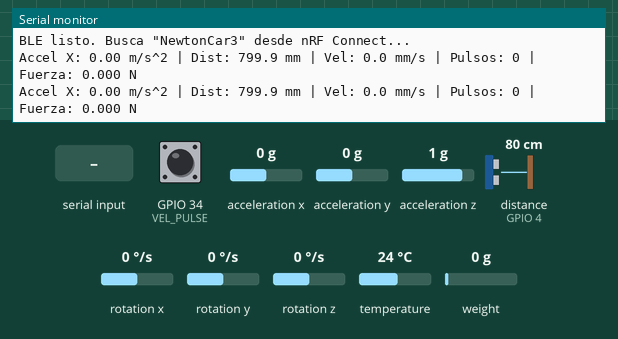
Recording of a sketch running on a simulated ESP32. Parts: the last lines printed to the serial monitor. Wiring (inferred from the names in the program): ultrasonic range finder: trigger GPIO 2; echo GPIO 4. Inputs (shaded band) come from the test bench; at power-on: acceleration x 0 g, distance to the obstacle (sensor on GPIO 4) 80 cm, weight on the scale 0 g, GPIO 34 (VEL_PULSE) LOW, acceleration y 0 g, acceleration z 1 g, rotation x 0 °/s, rotation y 0 °/s, rotation z 0 °/s, temperature 24 °C. The echo pulse lasts 58.3 µs per cm; EEPROM starts erased; nothing arrives over Bluetooth unless stated; a phone connects over Bluetooth LE 3 s after start.

Above: at 3.2 s.
3.3 s: "c,45\n" received over Serial
6.5 s: "c90\n" received over Serial
At 8.0 s:
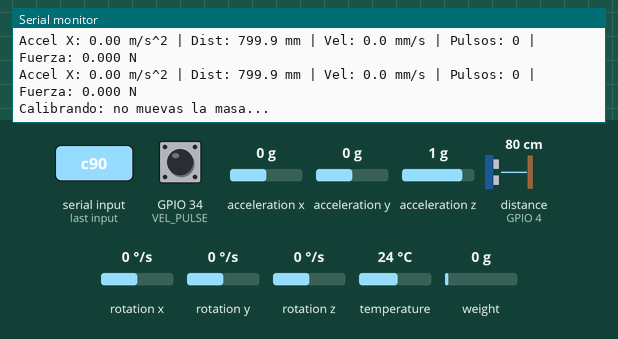
9.8 s: acceleration x set to -1.4 g
At 10.7 s:
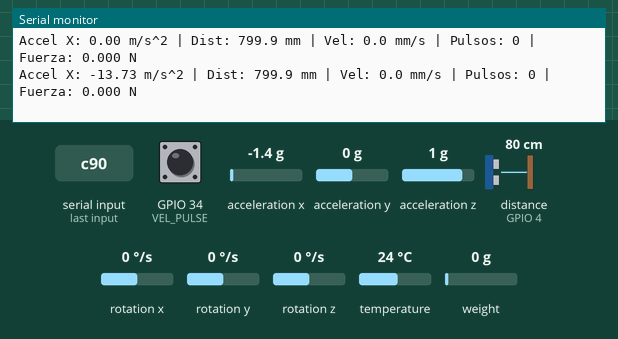
11.3 s: distance to the obstacle (sensor on GPIO 4) set to 2 cm
At 11.8 s:
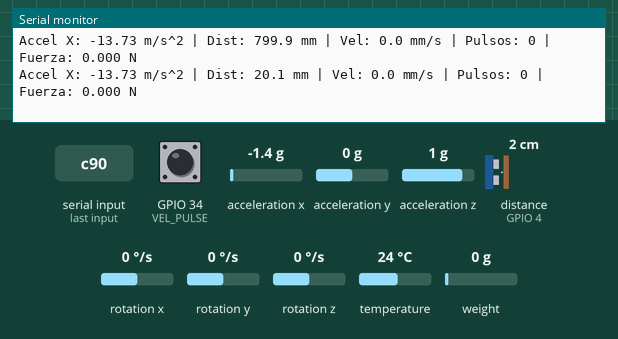
12.8 s: weight on the scale set to 100 g
At 12.8 s:
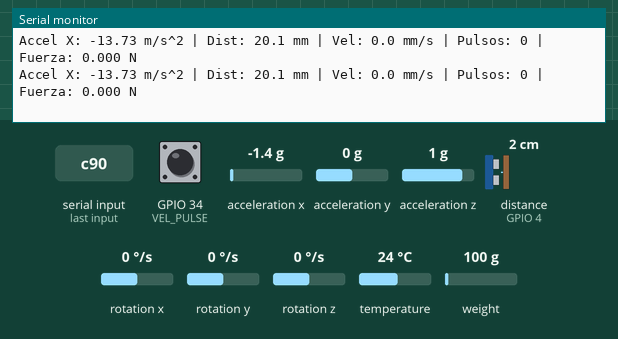
14.3 s: GPIO 34 (VEL_PULSE) pulled HIGH for 0.7 s
At 15.0 s:
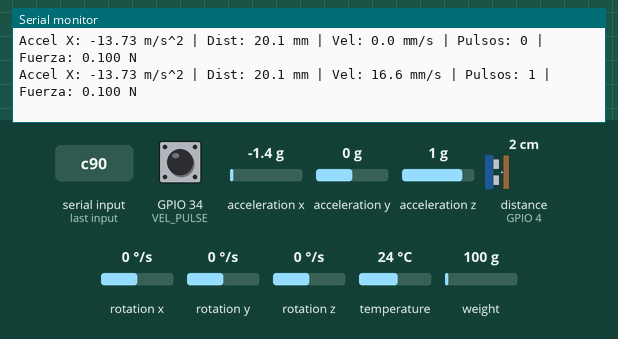

Measured:
- after the input at 6.5 s, the serial monitor: prints a new line after 0.40 s (image 1)
- after the input at 9.8 s, the serial monitor: prints a new line after 0.43 s (image 2)
- after the input at 11.3 s, the serial monitor: prints a new line after 0.14 s (image 3)
- after the input at 14.3 s, the serial monitor: prints a new line after 0.17 s (image 5)

The sketch:

NewtonCart_MPU_HCSR04_HC020K_HX711_BLE.ino
```cpp
/*
  Newton-Cart - Prueba 4: MPU6050 + HC-SR04 + HC-020K + HX711 -> BLE
  ------------------------------------------------------
  Agrega la celda de carga (TAL220 de 10 kg + modulo HX711) a la prueba
  anterior. Los cuatro valores se envian por BLE dentro del servicio de la
  tesis (Tablas 6 y 7, seccion 3.2.2):

    Servicio "Location & Navigation": 00001819-0000-1000-8000-00805f9b34fb
    Caracteristica "Distancia":       00002713-0000-1000-8000-00805f9b34fb  [mm]
    Caracteristica "Fuerza":          00002714-0000-1000-8000-00805f9b34fb  [N]
    Caracteristica "Velocidad":       00002715-0000-1000-8000-00805f9b34fb  [mm/s]
    Caracteristica "Aceleracion":     00002716-0000-1000-8000-00805f9b34fb  [m/s^2, eje X]

  Pines en el PCB (Tabla 5):
    GY-521 / MPU6050 (J6): SDA = GPIO15, SCL = GPIO13
    HC-SR04 (J8):          TRIG = GPIO2, ECHO = GPIO4 (ECHO pasa por el divisor de voltaje)
    HC-020K (J9):          OUT = GPIO34 (pasa por el divisor; GPIO34 es solo de entrada)
    HX711 (J7):            DT = GPIO18, SCK = GPIO19 (la celda va en J10)

  Libreria nueva: "HX711 Arduino Library" de Bogdan Necula (Gestor de librerias).

  Celda de carga:
    - Al encender se hace la tara automatica: no debe haber nada colgado ni
      tocando la celda.
    - El factor de calibracion (cuentas del HX711 por newton) se guarda en la
      memoria de cada placa: sobrevive reinicios y nuevas subidas de codigo.
      Sin calibrar se usa un factor estimado de las hojas de datos (+-15 %,
      y el signo puede salir invertido).

  Comandos desde el monitor serial (115200 baudios):
    t            Tara: pone la fuerza en cero en la posicion actual.
    c <gramos>   Calibra con una masa conocida colgada de la celda. Ej: c 500

  Calibracion (equivale a la seccion 2.5.1 de la tesis):
    1. Sosten el carrito vertical, con la celda hacia abajo y sin nada colgado. Envia: t
    2. Cuelga la masa conocida del tornillo de la celda. Cuando deje de
       oscilar, envia: c <gramos>
    3. Regresa el carrito a horizontal y envia t otra vez.
*/

#include <Wire.h>
#include <Adafruit_MPU6050.h>
#include <Adafruit_Sensor.h>
#include <HX711.h>
#include <Preferences.h>

#include <BLEDevice.h>
#include <BLEServer.h>
#include <BLEUtils.h>
#include <BLE2902.h>

// ---------- Configuracion por placa ----------
#define NOMBRE_BLE "NewtonCar3"   // Cambiar a NewtonCar2 / NewtonCar3 en cada placa

// ---------- Pines (Tabla 5 de la tesis) ----------
#define MPU_SDA   15
#define MPU_SCL   13
#define US_TRIG    2
#define US_ECHO    4
#define VEL_PULSE 34
#define LC_DT     18
#define LC_SCK    19

// ---------- UUIDs (Tablas 6 y 7 de la tesis) ----------
#define SERVICE_UUID      "00001819-0000-1000-8000-00805f9b34fb"
#define UUID_DISTANCIA    "00002713-0000-1000-8000-00805f9b34fb"
#define UUID_FUERZA       "00002714-0000-1000-8000-00805f9b34fb"
#define UUID_VELOCIDAD    "00002715-0000-1000-8000-00805f9b34fb"
#define UUID_ACELERACION  "00002716-0000-1000-8000-00805f9b34fb"

// ---------- Parametros generales ----------
#define PERIODO_MS        500      // Entre lecturas. No bajar de ~60 ms: el eco anterior debe apagarse
#define US_TIMEOUT_US     25000UL  // Espera maxima del eco (~4 m). Si se agota, no hubo eco
#define VEL_SONIDO_MM_US  0.343f   // 343 m/s (aire a ~20 C) = 0.343 mm/us

// ---------- Encoder (secciones 2.4 y 3.3.2 de la tesis) ----------
#define RANURAS_DISCO       20        // Ranuras del disco del encoder
#define DIAMETRO_LLANTA_MM  64.0f     // Llantas de espuma del eje trasero
#define VEL_MAX_MM_S        10000.0f  // Velocidad maxima creible (10 m/s); define el filtro de rebote

// Distancia recorrida por pulso: perimetro de la llanta / ranuras (~10.05 mm).
// Si calibras empujando el carrito una distancia conocida, reemplaza este valor.
constexpr float MM_POR_PULSO = PI * DIAMETRO_LLANTA_MM / RANURAS_DISCO;

// Tiempo minimo entre pulsos validos (~1005 us). Un pulso que llegue antes
// implicaria ir a mas de VEL_MAX_MM_S, asi que se descarta como rebote.
constexpr uint32_t MIN_INTERVALO_US = (uint32_t)(MM_POR_PULSO / VEL_MAX_MM_S * 1e6f);

// ---------- Celda de carga (secciones 2.5 y 2.5.1 de la tesis) ----------
#define GRAVEDAD          9.81f   // m/s^2 (valor de la tesis); si el laboratorio tiene el valor local medido, ponlo aqui
#define MUESTRAS_TARA     10      // Lecturas promediadas en la tara (~1 s a 10 lecturas/s)
#define MUESTRAS_CAL      20      // Lecturas promediadas al calibrar (~2 s)
#define CUENTAS_MINIMAS   1000    // Menos que esto al calibrar (~0.05 N) = no hay masa colgada

// Factor sin calibrar, en cuentas del HX711 por newton. La TAL220 entrega
// 1.0 mV/V a 10 kg y el HX711 (ganancia 128) mide +-0.5*Vexc/128 con +-2^23
// cuentas, asi que a plena carga marca 0.256 * 2^23 cuentas (~21890 por N).
constexpr float FACTOR_ESTIMADO = 0.256f * 8388608.0f / (10.0f * GRAVEDAD);

Adafruit_MPU6050 mpu;
HX711 balanza;
Preferences memoria;

BLEServer *pServer = nullptr;
BLECharacteristic *pCharDistancia = nullptr;
BLECharacteristic *pCharFuerza = nullptr;
BLECharacteristic *pCharVelocidad = nullptr;
BLECharacteristic *pCharAceleracion = nullptr;
volatile bool deviceConnected = false;

volatile uint32_t pulsosEncoder = 0;   // Pulsos validos contados desde el arranque

bool hx711Detectado = false;
float fuerzaN = 0.0f;                  // Ultima lectura de la celda, en N

class MyServerCallbacks : public BLEServerCallbacks {
  void onConnect(BLEServer *server) override {
    deviceConnected = true;
    Serial.println("Cliente BLE conectado.");
  }

  void onDisconnect(BLEServer *server) override {
    deviceConnected = false;
    Serial.println("Cliente BLE desconectado. Reanudando advertising...");
    delay(300);
    server->startAdvertising();
  }
};

// ---------- Encoder HC-020K ----------

// Interrupcion: se ejecuta en cada flanco de subida del HC-020K.
// Filtro de la tesis (seccion 2.4): descarta pulsos demasiado seguidos.
void IRAM_ATTR isrEncoder() {
  static uint32_t tUltimoUs = 0;
  uint32_t ahora = micros();
  if (ahora - tUltimoUs < MIN_INTERVALO_US) {
    return;
  }
  tUltimoUs = ahora;
  pulsosEncoder = pulsosEncoder + 1;
}

// Velocidad promedio desde la llamada anterior, en mm/s.
float leerVelocidadMMs() {
  static uint32_t pulsosPrevios = 0;
  static uint32_t tPrevioUs = 0;

  uint32_t pulsos = pulsosEncoder;    // Copia de 32 bits: lectura atomica en el ESP32
  uint32_t ahora = micros();

  uint32_t pulsosNuevos = pulsos - pulsosPrevios;
  uint32_t dtUs = ahora - tPrevioUs;  // Tiempo real, no se asume PERIODO_MS exacto

  pulsosPrevios = pulsos;
  tPrevioUs = ahora;

  if (dtUs == 0) {
    return 0.0f;
  }
  return pulsosNuevos * MM_POR_PULSO * 1e6f / dtUs;
}

// ---------- Ultrasonico HC-SR04 ----------

// Dispara el HC-SR04 y devuelve la distancia en mm, o -1 si no hubo eco.
float leerDistanciaMM() {
  digitalWrite(US_TRIG, LOW);
  delayMicroseconds(2);
  digitalWrite(US_TRIG, HIGH);
  delayMicroseconds(10);              // Pulso de disparo de 10 us (hoja de datos)
  digitalWrite(US_TRIG, LOW);

  unsigned long duracion = pulseIn(US_ECHO, HIGH, US_TIMEOUT_US);
  if (duracion == 0) {
    return -1.0f;
  }

  // Ecuacion 6 de la tesis: L = v_sonido * t / 2 (el pulso cubre ida y vuelta)
  return duracion * VEL_SONIDO_MM_US / 2.0f;
}

// ---------- Celda de carga + HX711 ----------

// Factor guardado en la memoria de la placa (0 si nunca se ha calibrado).
float cargarFactorGuardado() {
  memoria.begin("newtoncart", false);
  float factor = memoria.getFloat("lc_factor", 0.0f);
  memoria.end();
  return factor;
}

void guardarFactor(float factor) {
  memoria.begin("newtoncart", false);
  memoria.putFloat("lc_factor", factor);
  memoria.end();
}

// Pone la fuerza en cero en la posicion actual (descuenta el peso del
// tornillo, gancho o lo que este apoyado en la celda).
void hacerTara() {
  if (!hx711Detectado) {
    Serial.println("No se puede hacer la tara: no se detecta el HX711.");
    return;
  }
  Serial.println("Tara: no toques la celda...");
  balanza.tare(MUESTRAS_TARA);
  fuerzaN = 0.0f;
  Serial.println("Tara lista.");
}

// Calibra con una masa conocida colgada de la celda (seccion 2.5.1):
// factor = medicion cruda / peso de referencia.
void calibrar(float gramos) {
  if (!hx711Detectado) {
    Serial.println("No se puede calibrar: no se detecta el HX711.");
    return;
  }
  if (gramos <= 0.0f) {
    Serial.println("Indica la masa en gramos, por ejemplo: c 500");
    return;
  }

  Serial.println("Calibrando: no muevas la masa...");
  double cuentas = balanza.get_value(MUESTRAS_CAL);   // Promedio, ya sin la tara
  if (fabs(cuentas) < CUENTAS_MINIMAS) {
    Serial.println("No se detecto la masa. Haz la tara sin ella, cuelgala y repite.");
    return;
  }

  float pesoN = gramos / 1000.0f * GRAVEDAD;
  float factor = (float)(cuentas / pesoN);
  balanza.set_scale(factor);
  guardarFactor(factor);

  Serial.print("Factor de calibracion: ");
  Serial.print(factor, 1);
  Serial.println(" cuentas/N (guardado en la placa).");
  Serial.println("Regresa el carrito a horizontal y envia t para la tara.");
}

// Lee la fuerza sin bloquear: el HX711 entrega ~10 conversiones por segundo,
// asi que solo se lee cuando hay una lista; si no, se conserva la anterior.
float leerFuerzaN() {
  if (hx711Detectado && balanza.is_ready()) {
    fuerzaN = balanza.get_units(1);
  }
  return fuerzaN;
}

// ---------- Comandos por el monitor serial ----------

void imprimirAyuda() {
  Serial.println("Comandos: t = tara | c <gramos> = calibrar con masa conocida (ej: c 500)");
}

void procesarComandos() {
  if (!Serial.available()) {
    return;
  }
  String linea = Serial.readStringUntil('\n');
  linea.trim();
  linea.toLowerCase();
  if (linea.length() == 0) {
    return;
  }

  if (linea.charAt(0) == 't') {
    hacerTara();
  } else if (linea.charAt(0) == 'c') {
    calibrar(linea.substring(1).toFloat());
  } else {
    imprimirAyuda();
  }
}

// ---------- BLE ----------

// Crea una caracteristica de lectura + notificacion dentro del servicio.
BLECharacteristic *crearCaracteristica(BLEService *servicio, const char *uuid) {
  BLECharacteristic *c = servicio->createCharacteristic(
      uuid,
      BLECharacteristic::PROPERTY_READ | BLECharacteristic::PROPERTY_NOTIFY);
  c->addDescriptor(new BLE2902());
  c->setValue("0");
  return c;
}

void setup() {
  Serial.begin(115200);
  delay(1000);

  Serial.println();
  Serial.println("=== Newton-Cart: MPU6050 + HC-SR04 + HC-020K + HX711 -> BLE ===");

  // --- HC-SR04 ---
  pinMode(US_TRIG, OUTPUT);
  digitalWrite(US_TRIG, LOW);
  pinMode(US_ECHO, INPUT);

  // --- HC-020K ---
  // GPIO34 no tiene pull-up interno; el modulo maneja la linea por si solo.
  pinMode(VEL_PULSE, INPUT);
  attachInterrupt(digitalPinToInterrupt(VEL_PULSE), isrEncoder, RISING);
  Serial.print("Encoder: ");
  Serial.print(MM_POR_PULSO, 2);
  Serial.print(" mm por pulso, filtro de rebote de ");
  Serial.print(MIN_INTERVALO_US);
  Serial.println(" us.");

  // --- HX711 + celda de carga ---
  balanza.begin(LC_DT, LC_SCK);
  if (balanza.wait_ready_timeout(1000)) {
    hx711Detectado = true;
    float factor = cargarFactorGuardado();
    if (factor != 0.0f && !isnan(factor)) {
      Serial.print("Celda: factor guardado de ");
      Serial.print(factor, 1);
      Serial.println(" cuentas/N.");
    } else {
      factor = FACTOR_ESTIMADO;
      Serial.println("Celda: sin calibrar, se usa el factor estimado (+-15 %).");
    }
    balanza.set_scale(factor);
    hacerTara();
  } else {
    Serial.println("ERROR: no se detecta el HX711. Revisa J7 (3.3V y GND) y DT/SCK en GPIO18/GPIO19.");
  }
  imprimirAyuda();

  // --- MPU6050 ---
  Wire.begin(MPU_SDA, MPU_SCL);

  if (!mpu.begin()) {
    Serial.println("ERROR: no se detecta el MPU6050 en el bus I2C.");
    Serial.println("Revisa alimentacion (J6) y SDA/SCL en GPIO15/GPIO13.");
    while (1) {
      delay(1000);
    }
  }
  Serial.println("MPU6050 detectado correctamente.");

  mpu.setAccelerometerRange(MPU6050_RANGE_8_G);
  mpu.setGyroRange(MPU6050_RANGE_500_DEG);
  mpu.setFilterBandwidth(MPU6050_BAND_21_HZ);

  // --- BLE ---
  BLEDevice::init(NOMBRE_BLE);

  pServer = BLEDevice::createServer();
  pServer->setCallbacks(new MyServerCallbacks());

  // 30 handles: cada caracteristica con notificacion usa 3. Con las 5 de la
  // tesis se llega a 16 y el limite por defecto (15) dejaria fuera la ultima.
  BLEService *pService = pServer->createService(BLEUUID(SERVICE_UUID), 30);

  pCharDistancia   = crearCaracteristica(pService, UUID_DISTANCIA);
  pCharFuerza      = crearCaracteristica(pService, UUID_FUERZA);
  pCharVelocidad   = crearCaracteristica(pService, UUID_VELOCIDAD);
  pCharAceleracion = crearCaracteristica(pService, UUID_ACELERACION);

  pService->start();

  BLEAdvertising *pAdvertising = BLEDevice::getAdvertising();
  pAdvertising->addServiceUUID(SERVICE_UUID);
  pAdvertising->setScanResponse(true);
  BLEDevice::startAdvertising();

  Serial.print("BLE listo. Busca \"");
  Serial.print(NOMBRE_BLE);
  Serial.println("\" desde nRF Connect...");
  Serial.println();
}

void loop() {
  procesarComandos();

  // --- Lecturas ---
  sensors_event_t a, g, temp;
  mpu.getEvent(&a, &g, &temp);
  float accelX = a.acceleration.x;

  float distancia = leerDistanciaMM();
  float velocidad = leerVelocidadMMs();
  float fuerza = leerFuerzaN();

  // --- Texto que se envia por BLE (mismo formato que las pruebas anteriores) ---
  char txtAccel[12];
  char txtDist[12];
  char txtVel[12];
  char txtFuerza[12];
  snprintf(txtAccel, sizeof(txtAccel), "%.2f", accelX);
  snprintf(txtDist, sizeof(txtDist), "%.1f", distancia);   // -1.0 = sin eco
  snprintf(txtVel, sizeof(txtVel), "%.1f", velocidad);
  snprintf(txtFuerza, sizeof(txtFuerza), "%.3f", fuerza);

  // --- Monitor serial ---
  Serial.print("Accel X: ");
  Serial.print(txtAccel);
  Serial.print(" m/s^2 | Dist: ");
  if (distancia < 0) {
    Serial.print("sin eco");
  } else {
    Serial.print(txtDist);
    Serial.print(" mm");
  }
  Serial.print(" | Vel: ");
  Serial.print(txtVel);
  Serial.print(" mm/s | Pulsos: ");
  Serial.print(pulsosEncoder);
  Serial.print(" | Fuerza: ");
  if (hx711Detectado) {
    Serial.print(txtFuerza);
    Serial.println(" N");
  } else {
    Serial.println("sin HX711");
  }

  // --- BLE ---
  if (deviceConnected) {
    pCharAceleracion->setValue(txtAccel);
    pCharAceleracion->notify();

    pCharDistancia->setValue(txtDist);
    pCharDistancia->notify();

    pCharVelocidad->setValue(txtVel);
    pCharVelocidad->notify();

    if (hx711Detectado) {
      pCharFuerza->setValue(txtFuerza);
      pCharFuerza->notify();
    }
  }

  delay(PERIODO_MS);
}
```
